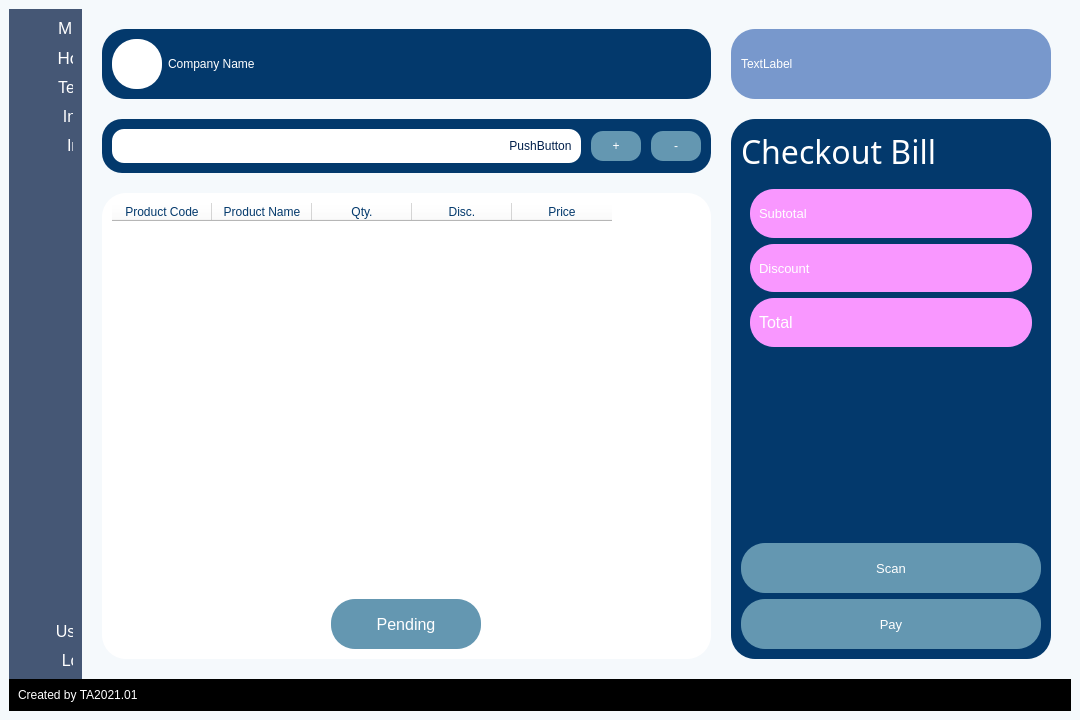
<?xml version="1.0" encoding="UTF-8"?>
<ui version="4.0">
 <class>MainWindow</class>
 <widget class="QMainWindow" name="MainWindow">
  <property name="geometry">
   <rect>
    <x>0</x>
    <y>0</y>
    <width>1080</width>
    <height>720</height>
   </rect>
  </property>
  <property name="windowTitle">
   <string>MainWindow</string>
  </property>
  <widget class="QWidget" name="centralwidget">
   <property name="styleSheet">
    <string notr="true">background-color: rgb(245, 249, 252);</string>
   </property>
   <layout class="QVBoxLayout" name="verticalLayout">
    <property name="spacing">
     <number>0</number>
    </property>
    <item>
     <layout class="QHBoxLayout" name="horizontalLayout">
      <property name="spacing">
       <number>20</number>
      </property>
      <item>
       <widget class="QWidget" name="leftbar" native="true">
        <property name="sizePolicy">
         <sizepolicy hsizetype="Fixed" vsizetype="Preferred">
          <horstretch>0</horstretch>
          <verstretch>0</verstretch>
         </sizepolicy>
        </property>
        <property name="minimumSize">
         <size>
          <width>0</width>
          <height>0</height>
         </size>
        </property>
        <property name="styleSheet">
         <string notr="true">background-color: rgb(69, 87, 117);</string>
        </property>
        <layout class="QHBoxLayout" name="sidebar">
         <property name="spacing">
          <number>0</number>
         </property>
         <item>
          <widget class="QWidget" name="sidebar_ext" native="true">
           <property name="sizePolicy">
            <sizepolicy hsizetype="Preferred" vsizetype="Preferred">
             <horstretch>0</horstretch>
             <verstretch>0</verstretch>
            </sizepolicy>
           </property>
           <property name="minimumSize">
            <size>
             <width>0</width>
             <height>0</height>
            </size>
           </property>
           <property name="maximumSize">
            <size>
             <width>55</width>
             <height>16777215</height>
            </size>
           </property>
           <layout class="QVBoxLayout" name="verticalLayout_2">
            <property name="leftMargin">
             <number>0</number>
            </property>
            <property name="topMargin">
             <number>0</number>
            </property>
            <property name="rightMargin">
             <number>0</number>
            </property>
            <property name="bottomMargin">
             <number>0</number>
            </property>
            <item>
             <layout class="QVBoxLayout" name="sidebar_btn">
              <property name="spacing">
               <number>10</number>
              </property>
              <item>
               <widget class="QPushButton" name="menu">
                <property name="minimumSize">
                 <size>
                  <width>130</width>
                  <height>0</height>
                 </size>
                </property>
                <property name="font">
                 <font>
                  <pointsize>13</pointsize>
                 </font>
                </property>
                <property name="cursor">
                 <cursorShape>PointingHandCursor</cursorShape>
                </property>
                <property name="styleSheet">
                 <string notr="true">QPushButton#menu:hover {
	background-color: rgb(200, 200, 200);
}
QPushButton#menu{
	color: rgb(255, 255, 255);
	padding-left: -12px;
	border: none;
}</string>
                </property>
                <property name="text">
                 <string> Menu</string>
                </property>
                <property name="icon">
                 <iconset>
                  <normaloff>icon/menu.png</normaloff>icon/menu.png</iconset>
                </property>
                <property name="iconSize">
                 <size>
                  <width>40</width>
                  <height>40</height>
                 </size>
                </property>
               </widget>
              </item>
              <item>
               <widget class="QPushButton" name="home">
                <property name="minimumSize">
                 <size>
                  <width>130</width>
                  <height>0</height>
                 </size>
                </property>
                <property name="font">
                 <font>
                  <pointsize>13</pointsize>
                 </font>
                </property>
                <property name="styleSheet">
                 <string notr="true">QPushButton#home:hover {
	background-color: rgb(200, 200, 200);
}
QPushButton#home{
	color: rgb(255, 255, 255);
	padding-left: -10px;
	border: none;
}</string>
                </property>
                <property name="text">
                 <string> Home</string>
                </property>
                <property name="icon">
                 <iconset>
                  <normaloff>icon/home.png</normaloff>icon/home.png</iconset>
                </property>
                <property name="iconSize">
                 <size>
                  <width>40</width>
                  <height>40</height>
                 </size>
                </property>
               </widget>
              </item>
              <item>
               <widget class="QPushButton" name="temp">
                <property name="minimumSize">
                 <size>
                  <width>130</width>
                  <height>0</height>
                 </size>
                </property>
                <property name="font">
                 <font>
                  <pointsize>12</pointsize>
                 </font>
                </property>
                <property name="styleSheet">
                 <string notr="true">QPushButton#temp:hover {
	background-color: rgb(200, 200, 200);
}
QPushButton#temp{
	color: rgb(255, 255, 255);
	padding-left: -15px;
	border: none;
}

</string>
                </property>
                <property name="text">
                 <string> Temp</string>
                </property>
                <property name="icon">
                 <iconset>
                  <normaloff>icon/temp.png</normaloff>icon/temp.png</iconset>
                </property>
                <property name="iconSize">
                 <size>
                  <width>40</width>
                  <height>40</height>
                 </size>
                </property>
               </widget>
              </item>
              <item>
               <widget class="QPushButton" name="invoice">
                <property name="minimumSize">
                 <size>
                  <width>130</width>
                  <height>0</height>
                 </size>
                </property>
                <property name="font">
                 <font>
                  <pointsize>12</pointsize>
                 </font>
                </property>
                <property name="styleSheet">
                 <string notr="true">QPushButton#invoice:hover {
	background-color: rgb(200, 200, 200);
}
QPushButton#invoice{
	color: rgb(255, 255, 255);
	padding-left: 6px;
	border: none;
}</string>
                </property>
                <property name="text">
                 <string> Invoice</string>
                </property>
                <property name="icon">
                 <iconset>
                  <normaloff>icon/invoice.png</normaloff>icon/invoice.png</iconset>
                </property>
                <property name="iconSize">
                 <size>
                  <width>40</width>
                  <height>40</height>
                 </size>
                </property>
               </widget>
              </item>
              <item>
               <widget class="QPushButton" name="inventory">
                <property name="minimumSize">
                 <size>
                  <width>130</width>
                  <height>0</height>
                 </size>
                </property>
                <property name="font">
                 <font>
                  <pointsize>12</pointsize>
                 </font>
                </property>
                <property name="styleSheet">
                 <string notr="true">QPushButton#inventory:hover {
	background-color: rgb(200, 200, 200);
}
QPushButton#inventory{
	color: rgb(255, 255, 255);
	padding-left: 25px;
	border: none;
}</string>
                </property>
                <property name="text">
                 <string>  Inventory</string>
                </property>
                <property name="icon">
                 <iconset>
                  <normaloff>icon/inventory.png</normaloff>icon/inventory.png</iconset>
                </property>
                <property name="iconSize">
                 <size>
                  <width>40</width>
                  <height>40</height>
                 </size>
                </property>
               </widget>
              </item>
              <item>
               <widget class="QLabel" name="label">
                <property name="sizePolicy">
                 <sizepolicy hsizetype="Preferred" vsizetype="Preferred">
                  <horstretch>0</horstretch>
                  <verstretch>0</verstretch>
                 </sizepolicy>
                </property>
                <property name="minimumSize">
                 <size>
                  <width>0</width>
                  <height>0</height>
                 </size>
                </property>
                <property name="text">
                 <string/>
                </property>
               </widget>
              </item>
              <item>
               <widget class="QPushButton" name="user">
                <property name="minimumSize">
                 <size>
                  <width>130</width>
                  <height>0</height>
                 </size>
                </property>
                <property name="font">
                 <font>
                  <pointsize>12</pointsize>
                 </font>
                </property>
                <property name="styleSheet">
                 <string notr="true">QPushButton#user:hover {
	background-color: rgb(200, 200, 200);
}
QPushButton#user{
	color: rgb(255, 255, 255);
	padding-left: -25px;
	border: none;
}</string>
                </property>
                <property name="text">
                 <string> User</string>
                </property>
                <property name="icon">
                 <iconset>
                  <normaloff>icon/user.png</normaloff>icon/user.png</iconset>
                </property>
                <property name="iconSize">
                 <size>
                  <width>40</width>
                  <height>40</height>
                 </size>
                </property>
               </widget>
              </item>
              <item>
               <widget class="QPushButton" name="logout">
                <property name="minimumSize">
                 <size>
                  <width>130</width>
                  <height>0</height>
                 </size>
                </property>
                <property name="sizeIncrement">
                 <size>
                  <width>1</width>
                  <height>0</height>
                 </size>
                </property>
                <property name="font">
                 <font>
                  <pointsize>12</pointsize>
                 </font>
                </property>
                <property name="styleSheet">
                 <string notr="true">QPushButton#logout:hover {
	background-color: rgb(200, 200, 200);
}
QPushButton#logout{
	color: rgb(255, 255, 255);
	padding-left: 10px;
	border: none;
}</string>
                </property>
                <property name="text">
                 <string> Log Out</string>
                </property>
                <property name="icon">
                 <iconset>
                  <normaloff>icon/logout.png</normaloff>icon/logout.png</iconset>
                </property>
                <property name="iconSize">
                 <size>
                  <width>40</width>
                  <height>40</height>
                 </size>
                </property>
               </widget>
              </item>
             </layout>
            </item>
           </layout>
          </widget>
         </item>
        </layout>
       </widget>
      </item>
      <item>
       <layout class="QHBoxLayout" name="content" stretch="5,2">
        <property name="spacing">
         <number>20</number>
        </property>
        <property name="topMargin">
         <number>20</number>
        </property>
        <property name="rightMargin">
         <number>20</number>
        </property>
        <property name="bottomMargin">
         <number>20</number>
        </property>
        <item>
         <layout class="QVBoxLayout" name="leftside">
          <property name="spacing">
           <number>20</number>
          </property>
          <item>
           <widget class="QWidget" name="horizontalWidget_5" native="true">
            <property name="styleSheet">
             <string notr="true">background-color: rgb(3,57,108);
color: rgb(255, 255, 255);
border-radius: 24px;</string>
            </property>
            <layout class="QHBoxLayout" name="company">
             <property name="leftMargin">
              <number>10</number>
             </property>
             <property name="topMargin">
              <number>10</number>
             </property>
             <property name="rightMargin">
              <number>10</number>
             </property>
             <property name="bottomMargin">
              <number>10</number>
             </property>
             <item>
              <widget class="QLabel" name="company_logo">
               <property name="minimumSize">
                <size>
                 <width>50</width>
                 <height>0</height>
                </size>
               </property>
               <property name="styleSheet">
                <string notr="true">background-color: rgb(255, 255, 255);</string>
               </property>
               <property name="text">
                <string>Logo</string>
               </property>
               <property name="alignment">
                <set>Qt::AlignCenter</set>
               </property>
              </widget>
             </item>
             <item>
              <widget class="QLabel" name="label_3">
               <property name="sizePolicy">
                <sizepolicy hsizetype="Expanding" vsizetype="Minimum">
                 <horstretch>0</horstretch>
                 <verstretch>0</verstretch>
                </sizepolicy>
               </property>
               <property name="minimumSize">
                <size>
                 <width>0</width>
                 <height>50</height>
                </size>
               </property>
               <property name="text">
                <string>Company Name</string>
               </property>
              </widget>
             </item>
            </layout>
           </widget>
          </item>
          <item>
           <widget class="QWidget" name="verticalWidget_5" native="true">
            <layout class="QVBoxLayout" name="searchmenu">
             <property name="spacing">
              <number>20</number>
             </property>
             <property name="leftMargin">
              <number>0</number>
             </property>
             <property name="topMargin">
              <number>0</number>
             </property>
             <property name="rightMargin">
              <number>0</number>
             </property>
             <property name="bottomMargin">
              <number>0</number>
             </property>
             <item>
              <widget class="QWidget" name="data_func" native="true">
               <property name="styleSheet">
                <string notr="true">background-color: rgb(3,57,108);
color: rgb(255, 255, 255);
border-radius: 20px;</string>
               </property>
               <layout class="QHBoxLayout" name="horizontalLayout_3">
                <property name="spacing">
                 <number>10</number>
                </property>
                <property name="leftMargin">
                 <number>10</number>
                </property>
                <property name="topMargin">
                 <number>10</number>
                </property>
                <property name="rightMargin">
                 <number>10</number>
                </property>
                <property name="bottomMargin">
                 <number>10</number>
                </property>
                <item>
                 <widget class="QWidget" name="widget_3" native="true">
                  <property name="styleSheet">
                   <string notr="true">background-color: rgb(255, 255, 255);
color: rgb(1,31,75);
border-radius: 12px;</string>
                  </property>
                  <layout class="QHBoxLayout" name="horizontalLayout_7">
                   <item>
                    <widget class="QLineEdit" name="searchbar"/>
                   </item>
                   <item>
                    <widget class="QPushButton" name="pushButton_6">
                     <property name="text">
                      <string>PushButton</string>
                     </property>
                    </widget>
                   </item>
                  </layout>
                 </widget>
                </item>
                <item>
                 <widget class="QPushButton" name="btn_add">
                  <property name="minimumSize">
                   <size>
                    <width>50</width>
                    <height>30</height>
                   </size>
                  </property>
                  <property name="maximumSize">
                   <size>
                    <width>50</width>
                    <height>16777215</height>
                   </size>
                  </property>
                  <property name="styleSheet">
                   <string notr="true">QPushButton#btn_add{
	background-color: rgb(100,151,177);
	color: rgb(255, 255, 255);
	border-radius: 12px;
}

QPushButton#btn_add:hover {
	background-color: rgb(0,91,150);
}

QPushButton#btn_add:pressed {
    background-color: rgb(179,205,224); 
}  </string>
                  </property>
                  <property name="text">
                   <string>+</string>
                  </property>
                 </widget>
                </item>
                <item>
                 <widget class="QPushButton" name="btn_sub">
                  <property name="minimumSize">
                   <size>
                    <width>50</width>
                    <height>30</height>
                   </size>
                  </property>
                  <property name="styleSheet">
                   <string notr="true">QPushButton#btn_sub{
	background-color: rgb(100,151,177);
	color: rgb(255, 255, 255);
	border-radius: 12px;
}

QPushButton#btn_sub:hover {
	background-color: rgb(0,91,150);
}

QPushButton#btn_sub:pressed {
    background-color: rgb(179,205,224); 
}  </string>
                  </property>
                  <property name="text">
                   <string>-</string>
                  </property>
                 </widget>
                </item>
               </layout>
              </widget>
             </item>
             <item>
              <widget class="QWidget" name="widget" native="true">
               <property name="styleSheet">
                <string notr="true">background-color: rgb(255, 255, 255);
color: rgb(3,57,108);
border-radius: 24px;</string>
               </property>
               <layout class="QVBoxLayout" name="verticalLayout_12">
                <property name="spacing">
                 <number>10</number>
                </property>
                <property name="leftMargin">
                 <number>10</number>
                </property>
                <property name="topMargin">
                 <number>10</number>
                </property>
                <property name="rightMargin">
                 <number>10</number>
                </property>
                <property name="bottomMargin">
                 <number>10</number>
                </property>
                <item>
                 <widget class="QTableWidget" name="data_item">
                  <property name="sizePolicy">
                   <sizepolicy hsizetype="Expanding" vsizetype="Expanding">
                    <horstretch>0</horstretch>
                    <verstretch>0</verstretch>
                   </sizepolicy>
                  </property>
                  <column>
                   <property name="text">
                    <string>Product Code</string>
                   </property>
                  </column>
                  <column>
                   <property name="text">
                    <string>Product Name</string>
                   </property>
                  </column>
                  <column>
                   <property name="text">
                    <string>Qty.</string>
                   </property>
                  </column>
                  <column>
                   <property name="text">
                    <string>Disc.</string>
                   </property>
                  </column>
                  <column>
                   <property name="text">
                    <string>Price</string>
                   </property>
                  </column>
                 </widget>
                </item>
                <item alignment="Qt::AlignHCenter">
                 <widget class="QPushButton" name="btn_pending">
                  <property name="sizePolicy">
                   <sizepolicy hsizetype="Minimum" vsizetype="Minimum">
                    <horstretch>0</horstretch>
                    <verstretch>0</verstretch>
                   </sizepolicy>
                  </property>
                  <property name="minimumSize">
                   <size>
                    <width>150</width>
                    <height>50</height>
                   </size>
                  </property>
                  <property name="maximumSize">
                   <size>
                    <width>250</width>
                    <height>16777215</height>
                   </size>
                  </property>
                  <property name="font">
                   <font>
                    <pointsize>12</pointsize>
                   </font>
                  </property>
                  <property name="layoutDirection">
                   <enum>Qt::LeftToRight</enum>
                  </property>
                  <property name="styleSheet">
                   <string notr="true">QPushButton#btn_pending{
	background-color: rgb(100,151,177);
	color: rgb(255, 255, 255);
	border-radius: 24px;
}

QPushButton#btn_pending:hover {
	background-color: rgb(0,91,150);
}

QPushButton#btn_pending:pressed {
    background-color: rgb(179,205,224); 
}  </string>
                  </property>
                  <property name="text">
                   <string>Pending</string>
                  </property>
                 </widget>
                </item>
               </layout>
              </widget>
             </item>
            </layout>
           </widget>
          </item>
         </layout>
        </item>
        <item>
         <layout class="QVBoxLayout" name="rightside">
          <property name="spacing">
           <number>20</number>
          </property>
          <item>
           <widget class="QWidget" name="waktu" native="true">
            <property name="styleSheet">
             <string notr="true">background-color: rgb(120,152,204);
color: rgb(255, 255, 255);
border-radius: 24px;</string>
            </property>
            <layout class="QHBoxLayout" name="horizontalLayout_5">
             <property name="leftMargin">
              <number>10</number>
             </property>
             <property name="topMargin">
              <number>10</number>
             </property>
             <property name="rightMargin">
              <number>10</number>
             </property>
             <property name="bottomMargin">
              <number>10</number>
             </property>
             <item>
              <widget class="QLabel" name="clock">
               <property name="sizePolicy">
                <sizepolicy hsizetype="Preferred" vsizetype="Minimum">
                 <horstretch>0</horstretch>
                 <verstretch>0</verstretch>
                </sizepolicy>
               </property>
               <property name="minimumSize">
                <size>
                 <width>0</width>
                 <height>50</height>
                </size>
               </property>
               <property name="autoFillBackground">
                <bool>false</bool>
               </property>
               <property name="styleSheet">
                <string notr="true"/>
               </property>
               <property name="text">
                <string>TextLabel</string>
               </property>
              </widget>
             </item>
            </layout>
           </widget>
          </item>
          <item>
           <widget class="QWidget" name="bill_menu" native="true">
            <property name="sizePolicy">
             <sizepolicy hsizetype="Preferred" vsizetype="Expanding">
              <horstretch>0</horstretch>
              <verstretch>0</verstretch>
             </sizepolicy>
            </property>
            <property name="styleSheet">
             <string notr="true">background-color: rgb(3,57,108);
color: rgb(255, 255, 255);
border-radius: 24px;</string>
            </property>
            <layout class="QVBoxLayout" name="verticalLayout_11">
             <property name="leftMargin">
              <number>10</number>
             </property>
             <property name="topMargin">
              <number>10</number>
             </property>
             <property name="rightMargin">
              <number>10</number>
             </property>
             <property name="bottomMargin">
              <number>10</number>
             </property>
             <item>
              <widget class="QLabel" name="label_7">
               <property name="sizePolicy">
                <sizepolicy hsizetype="Minimum" vsizetype="Fixed">
                 <horstretch>0</horstretch>
                 <verstretch>0</verstretch>
                </sizepolicy>
               </property>
               <property name="minimumSize">
                <size>
                 <width>300</width>
                 <height>0</height>
                </size>
               </property>
               <property name="font">
                <font>
                 <family>Montserrat ExtraBold</family>
                 <pointsize>24</pointsize>
                </font>
               </property>
               <property name="styleSheet">
                <string notr="true"/>
               </property>
               <property name="text">
                <string>Checkout Bill</string>
               </property>
              </widget>
             </item>
             <item>
              <widget class="QWidget" name="widget_4" native="true">
               <layout class="QVBoxLayout" name="verticalLayout_3">
                <item>
                 <widget class="QWidget" name="widget_5" native="true">
                  <property name="styleSheet">
                   <string notr="true">background-color: rgb(249, 151, 255);</string>
                  </property>
                  <layout class="QHBoxLayout" name="horizontalLayout_2">
                   <item>
                    <widget class="QLabel" name="label_4">
                     <property name="font">
                      <font>
                       <pointsize>10</pointsize>
                      </font>
                     </property>
                     <property name="text">
                      <string>Subtotal</string>
                     </property>
                    </widget>
                   </item>
                   <item alignment="Qt::AlignRight|Qt::AlignVCenter">
                    <widget class="QTextBrowser" name="subtotal_num">
                     <property name="sizePolicy">
                      <sizepolicy hsizetype="Preferred" vsizetype="Minimum">
                       <horstretch>0</horstretch>
                       <verstretch>0</verstretch>
                      </sizepolicy>
                     </property>
                     <property name="maximumSize">
                      <size>
                       <width>150</width>
                       <height>30</height>
                      </size>
                     </property>
                     <property name="autoFillBackground">
                      <bool>false</bool>
                     </property>
                     <property name="styleSheet">
                      <string notr="true"/>
                     </property>
                     <property name="midLineWidth">
                      <number>0</number>
                     </property>
                    </widget>
                   </item>
                  </layout>
                 </widget>
                </item>
                <item>
                 <widget class="QWidget" name="widget_6" native="true">
                  <property name="styleSheet">
                   <string notr="true">background-color: rgb(249, 151, 255);</string>
                  </property>
                  <layout class="QHBoxLayout" name="horizontalLayout_4">
                   <item>
                    <widget class="QLabel" name="label_6">
                     <property name="font">
                      <font>
                       <pointsize>10</pointsize>
                      </font>
                     </property>
                     <property name="text">
                      <string>Discount</string>
                     </property>
                    </widget>
                   </item>
                   <item alignment="Qt::AlignRight|Qt::AlignVCenter">
                    <widget class="QTextBrowser" name="discount_num">
                     <property name="sizePolicy">
                      <sizepolicy hsizetype="Preferred" vsizetype="Minimum">
                       <horstretch>0</horstretch>
                       <verstretch>0</verstretch>
                      </sizepolicy>
                     </property>
                     <property name="maximumSize">
                      <size>
                       <width>150</width>
                       <height>30</height>
                      </size>
                     </property>
                     <property name="html">
                      <string>&lt;!DOCTYPE HTML PUBLIC &quot;-//W3C//DTD HTML 4.0//EN&quot; &quot;http://www.w3.org/TR/REC-html40/strict.dtd&quot;&gt;
&lt;html&gt;&lt;head&gt;&lt;meta name=&quot;qrichtext&quot; content=&quot;1&quot; /&gt;&lt;style type=&quot;text/css&quot;&gt;
p, li { white-space: pre-wrap; }
&lt;/style&gt;&lt;/head&gt;&lt;body style=&quot; font-family:'MS Shell Dlg 2'; font-size:7.8pt; font-weight:400; font-style:normal;&quot;&gt;
&lt;p style=&quot;-qt-paragraph-type:empty; margin-top:0px; margin-bottom:0px; margin-left:0px; margin-right:0px; -qt-block-indent:0; text-indent:0px;&quot;&gt;&lt;br /&gt;&lt;/p&gt;&lt;/body&gt;&lt;/html&gt;</string>
                     </property>
                    </widget>
                   </item>
                  </layout>
                 </widget>
                </item>
                <item>
                 <widget class="QWidget" name="widget_7" native="true">
                  <property name="styleSheet">
                   <string notr="true">background-color: rgb(249, 151, 255);</string>
                  </property>
                  <layout class="QHBoxLayout" name="horizontalLayout_8">
                   <item>
                    <widget class="QLabel" name="label_8">
                     <property name="font">
                      <font>
                       <pointsize>12</pointsize>
                      </font>
                     </property>
                     <property name="text">
                      <string>Total</string>
                     </property>
                    </widget>
                   </item>
                   <item alignment="Qt::AlignRight|Qt::AlignVCenter">
                    <widget class="QTextBrowser" name="total_num">
                     <property name="sizePolicy">
                      <sizepolicy hsizetype="Preferred" vsizetype="Minimum">
                       <horstretch>0</horstretch>
                       <verstretch>0</verstretch>
                      </sizepolicy>
                     </property>
                     <property name="maximumSize">
                      <size>
                       <width>150</width>
                       <height>30</height>
                      </size>
                     </property>
                    </widget>
                   </item>
                  </layout>
                 </widget>
                </item>
               </layout>
              </widget>
             </item>
             <item>
              <widget class="QLabel" name="label_5">
               <property name="text">
                <string/>
               </property>
              </widget>
             </item>
             <item>
              <widget class="QPushButton" name="btn_scan">
               <property name="sizePolicy">
                <sizepolicy hsizetype="Minimum" vsizetype="Fixed">
                 <horstretch>0</horstretch>
                 <verstretch>0</verstretch>
                </sizepolicy>
               </property>
               <property name="minimumSize">
                <size>
                 <width>0</width>
                 <height>50</height>
                </size>
               </property>
               <property name="font">
                <font>
                 <pointsize>10</pointsize>
                </font>
               </property>
               <property name="styleSheet">
                <string notr="true">QPushButton#btn_scan{
	background-color: rgb(100,151,177);
	color: rgb(255, 255, 255);
	border-radius: 24px;
}

QPushButton#btn_scan:hover {
	background-color: rgb(0,91,150);
}

QPushButton#btn_scan:pressed {
    background-color: rgb(179,205,224); 
}  </string>
               </property>
               <property name="text">
                <string>Scan</string>
               </property>
              </widget>
             </item>
             <item>
              <widget class="QPushButton" name="btn_pay">
               <property name="sizePolicy">
                <sizepolicy hsizetype="Minimum" vsizetype="Fixed">
                 <horstretch>0</horstretch>
                 <verstretch>0</verstretch>
                </sizepolicy>
               </property>
               <property name="minimumSize">
                <size>
                 <width>0</width>
                 <height>50</height>
                </size>
               </property>
               <property name="font">
                <font>
                 <pointsize>10</pointsize>
                </font>
               </property>
               <property name="styleSheet">
                <string notr="true">QPushButton#btn_pay{
	background-color: rgb(100,151,177);
	color: rgb(255, 255, 255);
	border-radius: 24px;
}

QPushButton#btn_pay:hover {
	background-color: rgb(0,91,150);
}

QPushButton#btn_pay:pressed {
    background-color: rgb(179,205,224); 
}  </string>
               </property>
               <property name="text">
                <string>Pay</string>
               </property>
              </widget>
             </item>
            </layout>
           </widget>
          </item>
         </layout>
        </item>
       </layout>
      </item>
     </layout>
    </item>
    <item>
     <widget class="QWidget" name="widget_2" native="true">
      <property name="styleSheet">
       <string notr="true">background-color: rgb(0, 0, 0);
color: rgb(255, 255, 255);</string>
      </property>
      <layout class="QHBoxLayout" name="horizontalLayout_6">
       <item>
        <widget class="QLabel" name="credit">
         <property name="sizePolicy">
          <sizepolicy hsizetype="Preferred" vsizetype="Fixed">
           <horstretch>0</horstretch>
           <verstretch>0</verstretch>
          </sizepolicy>
         </property>
         <property name="text">
          <string>Created by TA2021.01</string>
         </property>
        </widget>
       </item>
      </layout>
     </widget>
    </item>
   </layout>
  </widget>
 </widget>
 <resources>
  <include location="icon/icons.qrc"/>
 </resources>
 <connections/>
</ui>
